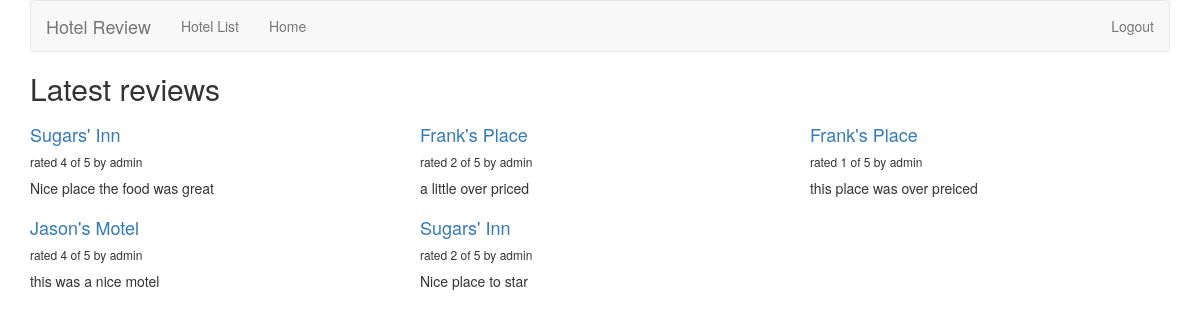
The app's page /hotelsite/ (signed in) with its own data.
### hotelsite/models.py (models this page shows, shortened)
class Review(models.Model):
	RATING_CHOICES = (
        (1, '1'),
        (2, '2'),
        (3, '3'),
        (4, '4'),
        (5, '5'),
    )
	hotel = models.ForeignKey(Hotel, null=False, blank=False)
	user_name = models.CharField(max_length=25)
	date = models.DateTimeField('date_published')
	title = models.CharField(max_length= 50)
	description = models.TextField(max_length=5000)
	rating = models.IntegerField(choices=RATING_CHOICES)

class Hotel(models.Model):
	name = models.CharField(max_length=60)
	add1 = models.CharField(max_length=50)
	add2 = models.CharField(max_length=50, null=True, blank=True)
	city = models.CharField(max_length=50)
	state = models.CharField(max_length= 2)
	zipcode = models.CharField(max_length=5)

### hotelsite/views.py (the view)
def review_list(request):
    review_list = Review.objects.order_by('-date')[:5]
    context = {'review_list':review_list}
    return render(request, 'review_list.html', context)

### hotelsite/templates/review_list.html
{% extends 'base.html' %}
{% block title %}
<h2>Latest reviews</h2>
{% endblock %}
{% block content %}
{% if review_list %}
<div class="row">
    {% for review in review_list %}
    <div class="col-xs-6 col-lg-4">
<h4><a href="{% url 'hotelsite:review_detail' review.id %}">
        {{ review.hotel.name }}
        </a></h4>
        <h6>rated {{ review.rating }} of 5 by {{ review.user_name }}</h6>
        <p>{{ review.description }}</p>
    </div>
    {% endfor %}
</div>
{% else %}
<p>No reviews are available.</p>
{% endif %}
{% endblock %}

### records on screen
Review: hotel.name "Sugars' Inn", rating "4", user_name "admin", description "Nice place the food was great"
Review: hotel.name "Frank's Place", rating "2", user_name "admin", description "a little over priced"
Review: hotel.name "Frank's Place", rating "1", user_name "admin", description "this place was over preiced"
Review: hotel.name "Jason's Motel", rating "4", user_name "admin", description "this was a nice motel"
Review: hotel.name "Sugars' Inn", rating "2", user_name "admin", description "Nice place to star"
